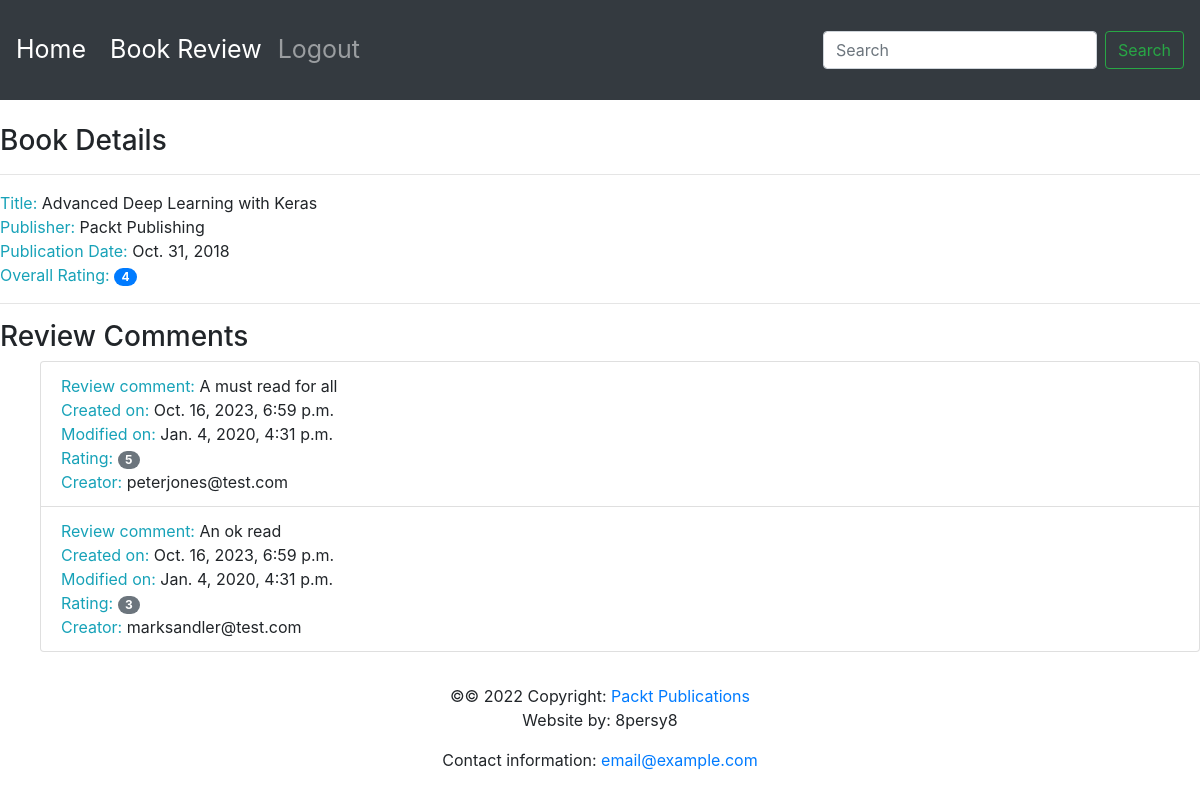
Page /books/1/ on the committed database.
### reviews/models.py (models this page shows, shortened)
class Book(models.Model):
    title = models.CharField(max_length=70,
                             help_text="The title of the book.")
    publication_date = models.DateField(
        verbose_name="Date the book was published.")
    isbn = models.CharField(max_length=20,
                            verbose_name="ISBN number of the book.")
    publisher = models.ForeignKey(Publisher,
                                  on_delete=models.CASCADE)
    contributors = models.ManyToManyField('Contributor',
                                          through="BookContributor")

class Publisher(models.Model):
    name = models.CharField(max_length=50,
                            help_text="The name of the Publisher.")
    website = models.URLField(help_text="The Publisher's website.")
    email = models.EmailField(help_text="The Publisher's email address.")
    def __str__(self):
        return self.name

class Review(models.Model):
    content = models.TextField(help_text="The Review text.")
    rating = models.IntegerField(help_text="The the reviewer has given.")
    date_created = models.DateTimeField(auto_now_add=True,
                                        help_text="The date and time the review was created.")
    date_edited = models.DateTimeField(null=True,
                                       help_text='''The date and time the review was last edited.'''
                                       )
    creator = models.ForeignKey(auth.get_user_model(), on_delete=models.CASCADE)
    book = models.ForeignKey(Book, on_delete=models.CASCADE,
                             help_text="The Book that this review is for.")

### reviews/views.py (the view)
# urls.py: path('books/<int:pk>/', views.book_detail, name='book_detail')
def book_detail(request, pk):
    book = get_object_or_404(Book, pk=pk)
    reviews = book.review_set.all()
    if reviews:
        book_rating = average_rating([int(review.rating) for review in reviews])
        context = {
            "book": book,
            "book_rating": book_rating,
            "reviews": reviews
        }
    else:
        context = {
            "book": book,
            "book_rating": None,
            "reviews": None
        }
    return render(request, "reviews/book_detail.html", context)

### reviews/utils.py (called while the page is built)
def average_rating(rating_list):
    if not rating_list:
        return 0
    return round(sum(rating_list) / len(rating_list))

### reviews/templates/reviews/book_detail.html
{% extends 'base.html' %}
{% block content %}
      <br>
      <h3>Book Details</h3>
      <hr>
      <span class="text-info">Title: </span> <span>{{ book.title }}</span>
      <br>
      <span class="text-info">Publisher: </span><span>{{ book.publisher }}</span>
      <br>
      <span class="text-info">Publication Date: </span><span>{{ book.publication_date }}</span>
      <br>
      {% if not reviews %}
            <hr>
            <h3>Be the first one to write a review.</h3>
      {% else %}
            <span class="text-info">Overall Rating: </span><span class="badge badge-primary badge-pill">{{ book_rating }}</span>
            <br>
            <hr>
            <h3>Review Comments</h3>
            <ul>
            {% for review in reviews %}
                  <li class="list-group-item">
                        <span class="text-info">Review comment: </span> <span>{{ review.content }}</span>
                        <br>
                        <span class="text-info">Created on: </span><span>{{ review.date_created }}</span>
                        <br>
                        <span class="text-info">Modified on: </span><span>{{ review.date_edited }}</span>
                        <br>
                        <span class="text-info">Rating: </span><span class="badge badge-secondary badge-pill">{{ review.rating }}</span>
                        <br>
                        <span class="text-info">Creator: </span><span>{{ review.creator.username }}</span>
                        <br>
                  </li>
            {% endfor %}
            </ul>
      {% endif %}
{% endblock %}

### reviews/templates/base.html (shortened to what this page needs)
<!doctype html>
<html lang="en">
  <head>
    <link rel="stylesheet" href="https://stackpath.bootstrapcdn.com/bootstrap/4.4.1/css/bootstrap.min.css">
    <link rel="stylesheet" href="https://cdnjs.cloudflare.com/ajax/libs/font-awesome/4.7.0/css/font-awesome.min.css">
  </head>
  <body>
        <nav class="navbar navbar-expand-sm navbar-dark bg-dark sticky-top">
          <a class="navbar-brand" href="/">Home</a>
          <div class="collapse navbar-collapse" id="navbarSupportedContent">
            <ul class="navbar-nav mr-auto">
              <li class="nav-item active">
                <a class="nav-link" href="/books/">Book Review<span class="sr-only">(current)</span></a>
              </li>
              <li class="nav-item">
                <a class="nav-link" href="#">Logout</a>
              </li>
            </ul>
            <form class="form-inline my-2 my-lg-0">
              <input class="form-control mr-sm-2" type="search" placeholder="Search" aria-label="Search">
              <button class="btn btn-outline-success my-2 my-sm-0" type="submit">Search</button>
            </form>
          </div>
        </nav>
         {% block content %}{% endblock %}
  <footer class="page-footer font-small blue">
    <div class="footer-copyright text-center py-3">&copy;© 2022 Copyright:
      <a href="https://www.packtpub.com"> Packt Publications</a>
      <p>Website by: 8persy8</p>
      <p>Contact information: <a href="mailto:email@example.com">email@example.com</a></p>
    </div>
  </footer>
  </body>
</html>

### reviews/templates/base.html (style rules this page uses)
.navbar { min-height: 100px; font-size: 25px; }
.navbar-brand { font-size: 25px; }

### rows in the picture
Book: title "Advanced Deep Learning with Keras", publisher "Packt Publishing", publication_date "Oct. 31, 2018"
Review: content "A must read for all", date_created "Oct. 16, 2023, 6:59 p.m.", date_edited "Jan. 4, 2020, 4:31 p.m.", rating "5", creator.username "peterjones@test.com"
Review: content "An ok read", date_created "Oct. 16, 2023, 6:59 p.m.", date_edited "Jan. 4, 2020, 4:31 p.m.", rating "3", creator.username "marksandler@test.com"

### other values in the picture
{{ book_rating }} "4"
